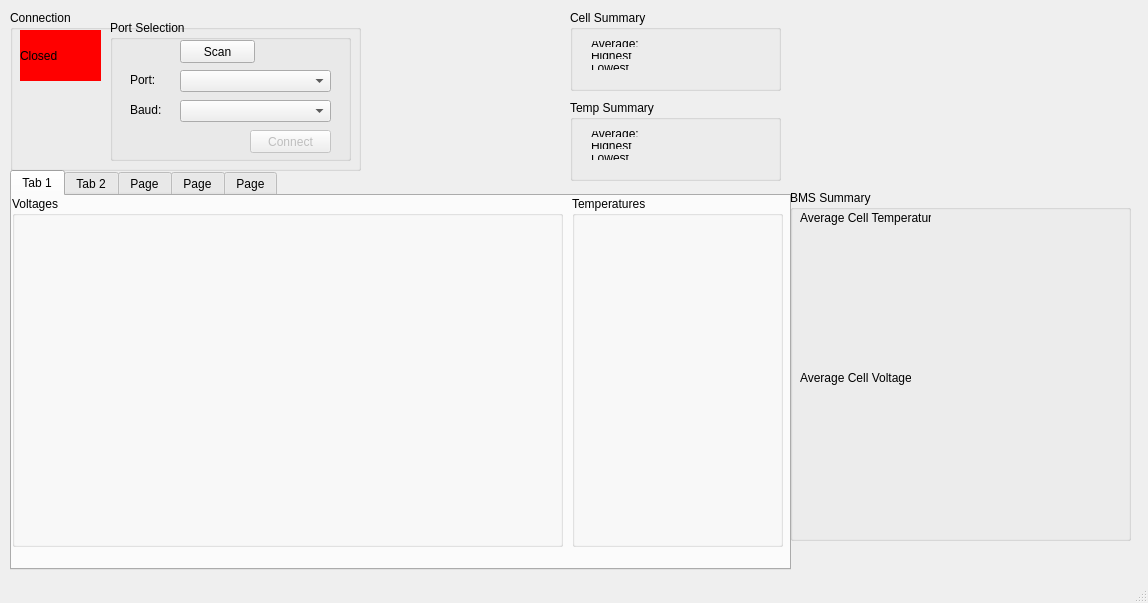
<?xml version="1.0" encoding="UTF-8"?>
<ui version="4.0">
 <class>MainWindow</class>
 <widget class="QMainWindow" name="MainWindow">
  <property name="geometry">
   <rect>
    <x>0</x>
    <y>0</y>
    <width>1148</width>
    <height>603</height>
   </rect>
  </property>
  <property name="windowTitle">
   <string>MainWindow</string>
  </property>
  <property name="styleSheet">
   <string notr="true"/>
  </property>
  <widget class="QWidget" name="centralWidget">
   <widget class="QTabWidget" name="tabWidget">
    <property name="geometry">
     <rect>
      <x>10</x>
      <y>170</y>
      <width>781</width>
      <height>400</height>
     </rect>
    </property>
    <property name="minimumSize">
     <size>
      <width>400</width>
      <height>0</height>
     </size>
    </property>
    <property name="maximumSize">
     <size>
      <width>10000</width>
      <height>700</height>
     </size>
    </property>
    <property name="styleSheet">
     <string notr="true">QTabWidget::pane {
color: #b1b1b1;
    background-color: #f0f0f0;
 	border: 2px solid #f0f0f0;
}
/*
QTabWidget::pane {
color: #b1b1b1;
    background-color: #323232;
 	border: 2px solid #323232;
}
QTabBar::tab:selected, QTabBar::tab:hover {
    background: #323232;
border-bottom-color: #323232;
}
QTabBar::tab {
    background:#323232;
    border: 2px solid #C4C4C3;
    border-bottom-color: #C2C7CB; 
    border-top-left-radius: 4px;
    border-top-right-radius: 4px;
    min-width: 24ex;
    padding: 2px;
}</string>
    </property>
    <property name="currentIndex">
     <number>0</number>
    </property>
    <widget class="QWidget" name="tab">
     <attribute name="title">
      <string>Tab 1</string>
     </attribute>
     <widget class="QGroupBox" name="groupBox_4">
      <property name="geometry">
       <rect>
        <x>0</x>
        <y>0</y>
        <width>551</width>
        <height>351</height>
       </rect>
      </property>
      <property name="title">
       <string>Voltages</string>
      </property>
      <widget class="QWidget" name="gridLayoutWidget">
       <property name="geometry">
        <rect>
         <x>0</x>
         <y>20</y>
         <width>551</width>
         <height>331</height>
        </rect>
       </property>
       <layout class="QGridLayout" name="gridLayout"/>
      </widget>
     </widget>
     <widget class="QGroupBox" name="groupBox_5">
      <property name="geometry">
       <rect>
        <x>560</x>
        <y>0</y>
        <width>211</width>
        <height>351</height>
       </rect>
      </property>
      <property name="title">
       <string>Temperatures</string>
      </property>
      <widget class="QWidget" name="verticalLayoutWidget">
       <property name="geometry">
        <rect>
         <x>0</x>
         <y>20</y>
         <width>211</width>
         <height>331</height>
        </rect>
       </property>
       <layout class="QVBoxLayout" name="verticalLayout"/>
      </widget>
     </widget>
    </widget>
    <widget class="QWidget" name="tab_2">
     <attribute name="title">
      <string>Tab 2</string>
     </attribute>
     <widget class="QGroupBox" name="groupBox_9">
      <property name="geometry">
       <rect>
        <x>0</x>
        <y>0</y>
        <width>551</width>
        <height>351</height>
       </rect>
      </property>
      <property name="title">
       <string>Voltages</string>
      </property>
      <widget class="QWidget" name="gridLayoutWidget_2">
       <property name="geometry">
        <rect>
         <x>0</x>
         <y>20</y>
         <width>551</width>
         <height>331</height>
        </rect>
       </property>
       <layout class="QGridLayout" name="gridLayout_2"/>
      </widget>
     </widget>
     <widget class="QGroupBox" name="groupBox_6">
      <property name="geometry">
       <rect>
        <x>560</x>
        <y>0</y>
        <width>211</width>
        <height>351</height>
       </rect>
      </property>
      <property name="title">
       <string>Temperatures</string>
      </property>
      <widget class="QWidget" name="verticalLayoutWidget_2">
       <property name="geometry">
        <rect>
         <x>0</x>
         <y>20</y>
         <width>211</width>
         <height>331</height>
        </rect>
       </property>
       <layout class="QVBoxLayout" name="verticalLayout_2"/>
      </widget>
     </widget>
    </widget>
    <widget class="QWidget" name="tab_3">
     <attribute name="title">
      <string>Page</string>
     </attribute>
     <widget class="QGroupBox" name="groupBox_10">
      <property name="geometry">
       <rect>
        <x>0</x>
        <y>0</y>
        <width>551</width>
        <height>351</height>
       </rect>
      </property>
      <property name="title">
       <string>Voltages</string>
      </property>
      <widget class="QWidget" name="gridLayoutWidget_3">
       <property name="geometry">
        <rect>
         <x>0</x>
         <y>20</y>
         <width>551</width>
         <height>331</height>
        </rect>
       </property>
       <layout class="QGridLayout" name="gridLayout_3"/>
      </widget>
     </widget>
     <widget class="QGroupBox" name="groupBox_7">
      <property name="geometry">
       <rect>
        <x>560</x>
        <y>0</y>
        <width>211</width>
        <height>351</height>
       </rect>
      </property>
      <property name="title">
       <string>Temperatures</string>
      </property>
      <widget class="QWidget" name="verticalLayoutWidget_3">
       <property name="geometry">
        <rect>
         <x>0</x>
         <y>20</y>
         <width>211</width>
         <height>331</height>
        </rect>
       </property>
       <layout class="QVBoxLayout" name="verticalLayout_3"/>
      </widget>
     </widget>
    </widget>
    <widget class="QWidget" name="tab_4">
     <attribute name="title">
      <string>Page</string>
     </attribute>
     <widget class="QGroupBox" name="groupBox_11">
      <property name="geometry">
       <rect>
        <x>0</x>
        <y>0</y>
        <width>551</width>
        <height>351</height>
       </rect>
      </property>
      <property name="title">
       <string>Voltages</string>
      </property>
      <widget class="QWidget" name="gridLayoutWidget_4">
       <property name="geometry">
        <rect>
         <x>0</x>
         <y>20</y>
         <width>551</width>
         <height>331</height>
        </rect>
       </property>
       <layout class="QGridLayout" name="gridLayout_4"/>
      </widget>
     </widget>
     <widget class="QGroupBox" name="groupBox_8">
      <property name="geometry">
       <rect>
        <x>560</x>
        <y>0</y>
        <width>211</width>
        <height>351</height>
       </rect>
      </property>
      <property name="title">
       <string>Temperatures</string>
      </property>
      <widget class="QWidget" name="verticalLayoutWidget_4">
       <property name="geometry">
        <rect>
         <x>0</x>
         <y>20</y>
         <width>211</width>
         <height>331</height>
        </rect>
       </property>
       <layout class="QVBoxLayout" name="verticalLayout_4"/>
      </widget>
     </widget>
    </widget>
    <widget class="QWidget" name="tab_5">
     <attribute name="title">
      <string>Page</string>
     </attribute>
     <widget class="QGroupBox" name="groupBox_12">
      <property name="geometry">
       <rect>
        <x>0</x>
        <y>0</y>
        <width>551</width>
        <height>351</height>
       </rect>
      </property>
      <property name="title">
       <string>Voltages</string>
      </property>
      <widget class="QWidget" name="gridLayoutWidget_5">
       <property name="geometry">
        <rect>
         <x>0</x>
         <y>20</y>
         <width>551</width>
         <height>331</height>
        </rect>
       </property>
       <layout class="QGridLayout" name="gridLayout_5"/>
      </widget>
     </widget>
     <widget class="QGroupBox" name="groupBox_13">
      <property name="geometry">
       <rect>
        <x>560</x>
        <y>0</y>
        <width>211</width>
        <height>351</height>
       </rect>
      </property>
      <property name="title">
       <string>Temperatures</string>
      </property>
      <widget class="QWidget" name="verticalLayoutWidget_5">
       <property name="geometry">
        <rect>
         <x>0</x>
         <y>20</y>
         <width>211</width>
         <height>331</height>
        </rect>
       </property>
       <layout class="QVBoxLayout" name="verticalLayout_5"/>
      </widget>
     </widget>
    </widget>
   </widget>
   <widget class="QGroupBox" name="groupBox">
    <property name="geometry">
     <rect>
      <x>10</x>
      <y>10</y>
      <width>351</width>
      <height>161</height>
     </rect>
    </property>
    <property name="title">
     <string>Connection</string>
    </property>
    <widget class="QGroupBox" name="groupBox_2">
     <property name="geometry">
      <rect>
       <x>100</x>
       <y>10</y>
       <width>241</width>
       <height>141</height>
      </rect>
     </property>
     <property name="title">
      <string>Port Selection</string>
     </property>
     <widget class="QLabel" name="label">
      <property name="geometry">
       <rect>
        <x>20</x>
        <y>50</y>
        <width>41</width>
        <height>20</height>
       </rect>
      </property>
      <property name="text">
       <string>Port:</string>
      </property>
     </widget>
     <widget class="QComboBox" name="port_list">
      <property name="geometry">
       <rect>
        <x>70</x>
        <y>50</y>
        <width>151</width>
        <height>22</height>
       </rect>
      </property>
     </widget>
     <widget class="QLabel" name="label_2">
      <property name="geometry">
       <rect>
        <x>20</x>
        <y>80</y>
        <width>41</width>
        <height>20</height>
       </rect>
      </property>
      <property name="text">
       <string>Baud:</string>
      </property>
     </widget>
     <widget class="QPushButton" name="connect_port">
      <property name="enabled">
       <bool>false</bool>
      </property>
      <property name="geometry">
       <rect>
        <x>140</x>
        <y>110</y>
        <width>81</width>
        <height>23</height>
       </rect>
      </property>
      <property name="text">
       <string>Connect</string>
      </property>
     </widget>
     <widget class="QPushButton" name="scan_ports">
      <property name="geometry">
       <rect>
        <x>70</x>
        <y>20</y>
        <width>75</width>
        <height>23</height>
       </rect>
      </property>
      <property name="text">
       <string>Scan</string>
      </property>
     </widget>
     <widget class="QComboBox" name="baud_rate">
      <property name="geometry">
       <rect>
        <x>70</x>
        <y>80</y>
        <width>151</width>
        <height>22</height>
       </rect>
      </property>
     </widget>
    </widget>
    <widget class="QLabel" name="port_status">
     <property name="geometry">
      <rect>
       <x>10</x>
       <y>20</y>
       <width>81</width>
       <height>51</height>
      </rect>
     </property>
     <property name="styleSheet">
      <string notr="true">QLabel {
qproperty-alignment: AlignCenter;
background-color : red;

}</string>
     </property>
     <property name="text">
      <string>Closed</string>
     </property>
    </widget>
   </widget>
   <widget class="QLabel" name="logo">
    <property name="geometry">
     <rect>
      <x>380</x>
      <y>20</y>
      <width>151</width>
      <height>151</height>
     </rect>
    </property>
    <property name="text">
     <string/>
    </property>
   </widget>
   <widget class="QGroupBox" name="groupBox_14">
    <property name="geometry">
     <rect>
      <x>790</x>
      <y>190</y>
      <width>341</width>
      <height>351</height>
     </rect>
    </property>
    <property name="title">
     <string>BMS Summary</string>
    </property>
    <widget class="QCustomPlot" name="chart" native="true">
     <property name="geometry">
      <rect>
       <x>10</x>
       <y>200</y>
       <width>321</width>
       <height>141</height>
      </rect>
     </property>
    </widget>
    <widget class="QCustomPlot" name="chart_2" native="true">
     <property name="geometry">
      <rect>
       <x>10</x>
       <y>40</y>
       <width>321</width>
       <height>141</height>
      </rect>
     </property>
    </widget>
    <widget class="QLabel" name="label_5">
     <property name="geometry">
      <rect>
       <x>10</x>
       <y>20</y>
       <width>131</width>
       <height>16</height>
      </rect>
     </property>
     <property name="text">
      <string>Average Cell Temperature:</string>
     </property>
    </widget>
    <widget class="QLabel" name="tempAve">
     <property name="geometry">
      <rect>
       <x>150</x>
       <y>20</y>
       <width>61</width>
       <height>16</height>
      </rect>
     </property>
     <property name="text">
      <string/>
     </property>
    </widget>
    <widget class="QLabel" name="label_6">
     <property name="geometry">
      <rect>
       <x>10</x>
       <y>180</y>
       <width>111</width>
       <height>16</height>
      </rect>
     </property>
     <property name="text">
      <string>Average Cell Voltage:</string>
     </property>
    </widget>
    <widget class="QLabel" name="voltageAve">
     <property name="geometry">
      <rect>
       <x>120</x>
       <y>180</y>
       <width>61</width>
       <height>16</height>
      </rect>
     </property>
     <property name="text">
      <string/>
     </property>
    </widget>
   </widget>
   <widget class="QGroupBox" name="groupBox_15">
    <property name="geometry">
     <rect>
      <x>570</x>
      <y>10</y>
      <width>211</width>
      <height>81</height>
     </rect>
    </property>
    <property name="title">
     <string>Cell Summary</string>
    </property>
    <widget class="QWidget" name="verticalLayoutWidget_6">
     <property name="geometry">
      <rect>
       <x>10</x>
       <y>20</y>
       <width>91</width>
       <height>51</height>
      </rect>
     </property>
     <layout class="QVBoxLayout" name="verticalLayout_8">
      <item>
       <widget class="QLabel" name="label_3">
        <property name="text">
         <string>Average:</string>
        </property>
       </widget>
      </item>
      <item>
       <widget class="QLabel" name="label_4">
        <property name="text">
         <string>Highest</string>
        </property>
       </widget>
      </item>
      <item>
       <widget class="QLabel" name="label_7">
        <property name="text">
         <string>Lowest</string>
        </property>
       </widget>
      </item>
     </layout>
    </widget>
    <widget class="QWidget" name="verticalLayoutWidget_7">
     <property name="geometry">
      <rect>
       <x>100</x>
       <y>20</y>
       <width>101</width>
       <height>51</height>
      </rect>
     </property>
     <layout class="QVBoxLayout" name="verticalLayout_9">
      <item>
       <widget class="QLabel" name="aveVoltage">
        <property name="text">
         <string/>
        </property>
       </widget>
      </item>
      <item>
       <widget class="QLabel" name="highVoltage">
        <property name="text">
         <string/>
        </property>
       </widget>
      </item>
      <item>
       <widget class="QLabel" name="lowVoltage">
        <property name="text">
         <string/>
        </property>
       </widget>
      </item>
     </layout>
    </widget>
   </widget>
   <widget class="QGroupBox" name="groupBox_16">
    <property name="geometry">
     <rect>
      <x>570</x>
      <y>100</y>
      <width>211</width>
      <height>81</height>
     </rect>
    </property>
    <property name="title">
     <string>Temp Summary</string>
    </property>
    <widget class="QWidget" name="verticalLayoutWidget_8">
     <property name="geometry">
      <rect>
       <x>10</x>
       <y>20</y>
       <width>91</width>
       <height>51</height>
      </rect>
     </property>
     <layout class="QVBoxLayout" name="verticalLayout_10">
      <item>
       <widget class="QLabel" name="label_11">
        <property name="text">
         <string>Average:</string>
        </property>
       </widget>
      </item>
      <item>
       <widget class="QLabel" name="label_12">
        <property name="text">
         <string>Highest</string>
        </property>
       </widget>
      </item>
      <item>
       <widget class="QLabel" name="label_13">
        <property name="text">
         <string>Lowest</string>
        </property>
       </widget>
      </item>
     </layout>
    </widget>
    <widget class="QWidget" name="verticalLayoutWidget_9">
     <property name="geometry">
      <rect>
       <x>100</x>
       <y>20</y>
       <width>101</width>
       <height>51</height>
      </rect>
     </property>
     <layout class="QVBoxLayout" name="verticalLayout_11">
      <item>
       <widget class="QLabel" name="aveTemp">
        <property name="text">
         <string/>
        </property>
       </widget>
      </item>
      <item>
       <widget class="QLabel" name="highTemp">
        <property name="text">
         <string/>
        </property>
       </widget>
      </item>
      <item>
       <widget class="QLabel" name="lowTemp">
        <property name="text">
         <string/>
        </property>
       </widget>
      </item>
     </layout>
    </widget>
   </widget>
  </widget>
  <widget class="QStatusBar" name="statusBar"/>
 </widget>
 <layoutdefault spacing="6" margin="11"/>
 <customwidgets>
  <customwidget>
   <class>QCustomPlot</class>
   <extends>QWidget</extends>
   <header>qcustomplot.h</header>
   <container>1</container>
  </customwidget>
 </customwidgets>
 <resources/>
 <connections/>
</ui>
